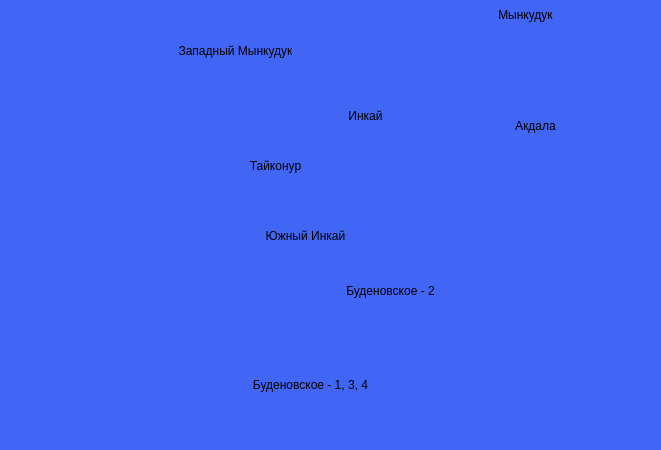
<?xml version="1.0" encoding="UTF-8"?>
<ui version="4.0">
 <class>MainWindow</class>
 <widget class="QMainWindow" name="MainWindow">
  <property name="geometry">
   <rect>
    <x>0</x>
    <y>0</y>
    <width>661</width>
    <height>450</height>
   </rect>
  </property>
  <property name="minimumSize">
   <size>
    <width>661</width>
    <height>450</height>
   </size>
  </property>
  <property name="maximumSize">
   <size>
    <width>661</width>
    <height>450</height>
   </size>
  </property>
  <property name="windowTitle">
   <string>MainWindow</string>
  </property>
  <property name="styleSheet">
   <string notr="true">QWidget{
background-color: rgb(65, 102, 245);
background-image: url(:/logos/karatau_logo_small___копия-removebg-preview.png)
}</string>
  </property>
  <widget class="QWidget" name="centralwidget">
   <property name="styleSheet">
    <string notr="true"/>
   </property>
   <widget class="QLabel" name="labelMap">
    <property name="enabled">
     <bool>true</bool>
    </property>
    <property name="geometry">
     <rect>
      <x>0</x>
      <y>0</y>
      <width>761</width>
      <height>481</height>
     </rect>
    </property>
    <property name="minimumSize">
     <size>
      <width>761</width>
      <height>481</height>
     </size>
    </property>
    <property name="maximumSize">
     <size>
      <width>761</width>
      <height>481</height>
     </size>
    </property>
    <property name="styleSheet">
     <string notr="true">background-image:
url(:/GTP/images/GTP Map/УПРР.jpg)</string>
    </property>
    <property name="text">
     <string/>
    </property>
    <property name="pixmap">
     <pixmap resource="../Maps.qrc">:/Maps/Глобальная.jpg</pixmap>
    </property>
    <property name="scaledContents">
     <bool>true</bool>
    </property>
   </widget>
   <widget class="QPushButton" name="akdalaButton">
    <property name="enabled">
     <bool>true</bool>
    </property>
    <property name="geometry">
     <rect>
      <x>470</x>
      <y>110</y>
      <width>131</width>
      <height>31</height>
     </rect>
    </property>
    <property name="minimumSize">
     <size>
      <width>0</width>
      <height>30</height>
     </size>
    </property>
    <property name="styleSheet">
     <string notr="true">QPushButton{
background-image: url(:/arrow right/Karatau blue background.png);
color: rgb(0, 0, 0);
background-color: rgb(65, 102, 245);
border-style:outset;
border-radius:10px;
font: 100 14pt &quot;Arial&quot; ;
}
QPushButton:hover{
color:rgb(0, 0, 05);
background-color: rgb(245, 169, 17);
border-radius:5px;
}
QPushButton:pressed{
color:rgb(0, 0, 0);
background-color: rgb(255, 148, 164);
border-radius:20px;
}</string>
    </property>
    <property name="text">
     <string>Акдала</string>
    </property>
   </widget>
   <widget class="QPushButton" name="karatauButton">
    <property name="enabled">
     <bool>true</bool>
    </property>
    <property name="geometry">
     <rect>
      <x>300</x>
      <y>270</y>
      <width>181</width>
      <height>41</height>
     </rect>
    </property>
    <property name="minimumSize">
     <size>
      <width>0</width>
      <height>30</height>
     </size>
    </property>
    <property name="styleSheet">
     <string notr="true">QPushButton{
background-image: url(:/arrow right/Karatau blue background.png);
color: rgb(0, 0, 0);
background-color: rgb(65, 102, 245);
border-style:outset;
border-radius:10px;
font: 100 16pt &quot;Arial&quot; ;
}
QPushButton:hover{
color:rgb(0, 0, 05);
background-color: rgb(245, 169, 17);
border-radius:5px;
}
QPushButton:pressed{
color:rgb(0, 0, 0);
background-color: rgb(255, 148, 164);
border-radius:15px;
}</string>
    </property>
    <property name="text">
     <string>Буденовское - 2</string>
    </property>
   </widget>
   <widget class="QPushButton" name="akbastauButton">
    <property name="enabled">
     <bool>true</bool>
    </property>
    <property name="geometry">
     <rect>
      <x>200</x>
      <y>370</y>
      <width>221</width>
      <height>30</height>
     </rect>
    </property>
    <property name="minimumSize">
     <size>
      <width>0</width>
      <height>30</height>
     </size>
    </property>
    <property name="styleSheet">
     <string notr="true">QPushButton{
background-image: url(:/arrow right/Karatau blue background.png);
color: rgb(0, 0, 0);
background-color: rgb(65, 102, 245);
border-style:outset;
border-radius:10px;
font: 100 14pt &quot;Arial&quot; ;
}
QPushButton:hover{
color:rgb(0, 0, 05);
background-color: rgb(245, 169, 17);
border-radius:5px;
}
QPushButton:pressed{
color:rgb(0, 0, 0);
background-color: rgb(255, 148, 164);
}</string>
    </property>
    <property name="text">
     <string>Буденовское - 1, 3, 4</string>
    </property>
   </widget>
   <widget class="QPushButton" name="taikonyrButton">
    <property name="enabled">
     <bool>true</bool>
    </property>
    <property name="geometry">
     <rect>
      <x>210</x>
      <y>150</y>
      <width>131</width>
      <height>31</height>
     </rect>
    </property>
    <property name="minimumSize">
     <size>
      <width>0</width>
      <height>30</height>
     </size>
    </property>
    <property name="styleSheet">
     <string notr="true">QPushButton{
background-image: url(:/arrow right/Karatau blue background.png);
color: rgb(0, 0, 0);
background-color: rgb(65, 102, 245);
border-style:outset;
border-radius:10px;
font: 100 14pt &quot;Arial&quot; ;
}
QPushButton:hover{
color:rgb(0, 0, 05);
background-color: rgb(245, 169, 17);
border-radius:5px;
}
QPushButton:pressed{
color:rgb(0, 0, 0);
background-color: rgb(255, 148, 164);
}</string>
    </property>
    <property name="text">
     <string>Тайконур</string>
    </property>
   </widget>
   <widget class="QPushButton" name="inkaiButton">
    <property name="enabled">
     <bool>true</bool>
    </property>
    <property name="geometry">
     <rect>
      <x>300</x>
      <y>100</y>
      <width>131</width>
      <height>31</height>
     </rect>
    </property>
    <property name="minimumSize">
     <size>
      <width>0</width>
      <height>30</height>
     </size>
    </property>
    <property name="styleSheet">
     <string notr="true">QPushButton{
background-image: url(:/arrow right/Karatau blue background.png);
color: rgb(0, 0, 0);
background-color: rgb(65, 102, 245);
border-style:outset;
border-radius:10px;
font: 100 14pt &quot;Arial&quot; ;
}
QPushButton:hover{
color:rgb(0, 0, 05);
background-color: rgb(245, 169, 17);
border-radius:5px;
}
QPushButton:pressed{
color:rgb(0, 0, 0);
background-color: rgb(255, 148, 164);
}</string>
    </property>
    <property name="text">
     <string>Инкай</string>
    </property>
   </widget>
   <widget class="QPushButton" name="minkudukButton">
    <property name="enabled">
     <bool>true</bool>
    </property>
    <property name="geometry">
     <rect>
      <x>460</x>
      <y>0</y>
      <width>131</width>
      <height>30</height>
     </rect>
    </property>
    <property name="minimumSize">
     <size>
      <width>0</width>
      <height>30</height>
     </size>
    </property>
    <property name="styleSheet">
     <string notr="true">QPushButton{
background-image: url(:/arrow right/Karatau blue background.png);
color: rgb(0, 0, 0);
background-color: rgb(65, 102, 245);
border-style:outset;
border-radius:10px;
font: 100 14pt &quot;Arial&quot; ;
}
QPushButton:hover{
color:rgb(0, 0, 05);
background-color: rgb(245, 169, 17);
border-radius:5px;
}
QPushButton:pressed{
color:rgb(0, 0, 0);
background-color: rgb(255, 148, 164);
}</string>
    </property>
    <property name="text">
     <string>Мынкудук</string>
    </property>
   </widget>
   <widget class="QPushButton" name="uzhinkaiButton">
    <property name="enabled">
     <bool>true</bool>
    </property>
    <property name="geometry">
     <rect>
      <x>220</x>
      <y>220</y>
      <width>171</width>
      <height>31</height>
     </rect>
    </property>
    <property name="minimumSize">
     <size>
      <width>0</width>
      <height>30</height>
     </size>
    </property>
    <property name="styleSheet">
     <string notr="true">QPushButton{
background-image: url(:/arrow right/Karatau blue background.png);
color: rgb(0, 0, 0);
background-color: rgb(65, 102, 245);
border-style:outset;
border-radius:10px;
font: 100 14pt &quot;Arial&quot; ;
}
QPushButton:hover{
color:rgb(0, 0, 05);
background-color: rgb(245, 169, 17);
border-radius:5px;
}
QPushButton:pressed{
color:rgb(0, 0, 0);
background-color: rgb(255, 148, 164);
}</string>
    </property>
    <property name="text">
     <string>Южный Инкай</string>
    </property>
   </widget>
   <widget class="QPushButton" name="zapminkudukButton">
    <property name="enabled">
     <bool>true</bool>
    </property>
    <property name="geometry">
     <rect>
      <x>160</x>
      <y>30</y>
      <width>151</width>
      <height>41</height>
     </rect>
    </property>
    <property name="minimumSize">
     <size>
      <width>0</width>
      <height>30</height>
     </size>
    </property>
    <property name="styleSheet">
     <string notr="true">QPushButton{
background-image: url(:/arrow right/Karatau blue background.png);
color: rgb(0, 0, 0);
background-color: rgb(65, 102, 245);
border-style:outset;
border-radius:10px;
font: 100 10pt &quot;Arial&quot; ;
}
QPushButton:hover{
color:rgb(0, 0, 05);
background-color: rgb(245, 169, 17);
border-radius:5px;
}
QPushButton:pressed{
color:rgb(0, 0, 0);
background-color: rgb(255, 148, 164);
}</string>
    </property>
    <property name="text">
     <string>Западный Мынкудук</string>
    </property>
   </widget>
  </widget>
  <action name="actionGlobalMap">
   <property name="text">
    <string>Глобальная</string>
   </property>
  </action>
  <action name="actionCPPR">
   <property name="text">
    <string>ЦППР</string>
   </property>
  </action>
  <action name="actionAP">
   <property name="text">
    <string>АП</string>
   </property>
  </action>
  <action name="actionGBK">
   <property name="text">
    <string>ГБК</string>
   </property>
  </action>
  <action name="actionPoligon">
   <property name="text">
    <string>Полигон</string>
   </property>
  </action>
  <action name="actionRaskomandirovka">
   <property name="text">
    <string>Раскомандировка</string>
   </property>
  </action>
  <action name="actionFKhLFirstFloor">
   <property name="text">
    <string>Первый этаж</string>
   </property>
  </action>
  <action name="actionFKhLSecondFloor">
   <property name="text">
    <string>Второй этаж</string>
   </property>
  </action>
  <action name="KIPiA">
   <property name="checkable">
    <bool>false</bool>
   </property>
   <property name="text">
    <string>КИПиА</string>
   </property>
  </action>
  <action name="SGE">
   <property name="text">
    <string>СГЭ</string>
   </property>
  </action>
  <action name="SGM">
   <property name="text">
    <string>СГМ</string>
   </property>
  </action>
  <action name="actionKaratauMap">
   <property name="text">
    <string>Каратау</string>
   </property>
  </action>
 </widget>
 <resources>
  <include location="../logos.qrc"/>
  <include location="../Maps.qrc"/>
  <include location="../GTP.qrc"/>
  <include location="../MainWindow.qrc"/>
  <include location="../MainWindowResize.qrc"/>
 </resources>
 <connections/>
</ui>
